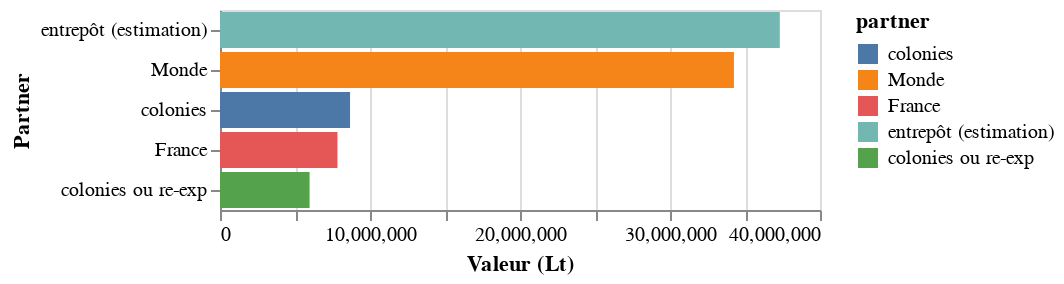

Notebook code cell kept with this figure:
### Code cell
VegaLite({
  "data": {"values": report_dk},
  "transform": [{
      "aggregate": [{
       "op": "sum",
       "field": "value",
       "as": "total_product"
      }],
      "groupby": ["partner"]
  }],
  "mark": {"type":"bar", "tooltip": {"content": "data"}},
  "encoding": {
    "x": {"field": "total_product", "type": "quantitative", "title": "Valeur (Lt)"},
    "y": {"field": "partner", "sort": "-x", "title": "Partner"},
    "color": {"field": "partner", "sort": SORT_LABELS, "type": "nominal"}
  }
})

### Figure 1 — Vega-Lite specification as saved in the notebook (floating-point values rounded to 4 significant figures)
{"data": {"values": [{"group": "export", "partner": "entrepôt (estimation)", "product": "Other threads and fabrics", "value": 5873000.0}, {"group": "export", "partner": "France", "product": "Other threads and fabrics", "value": 27060.0}, {"group": "export", "partner": "colonies ou re-exp", "product": "Other threads and fabrics", "value": 411933}, {"group": "import", "partner": "France", "product": "Other threads and fabrics", "value": 543957}, {"group": "import", "partner": "Monde", "product": "Other threads and fabrics", "value": 5767681}, {"group": "export", "partner": "entrepôt (estimation)", "product": "Crude materials, inedible, except combustibles", "value": 1857000.0}, {"group": "export", "partner": "France", "product": "Crude materials, inedible, except combustibles", "value": 1341000.0}, {"group": "export", "partner": "colonies ou re-exp", "product": "Crude materials, inedible, except combustibles", "value": 725681}, {"group": "import", "partner": "France", "product": "Crude materials, inedible, except combustibles", "value": 331600.0}, {"group": "import", "partner": "Monde", "product": "Crude materials, inedible, except combustibles", "value": 2490363}, {"group": "import", "partner": "colonies", "product": "Crude materials, inedible, except combustibles", "value": 1101518}, {"group": "export", "partner": "entrepôt (estimation)", "product": "Wool threads and fabrics", "value": 1772348}, {"group": "export", "partner": "France", "product": "Wool threads and fabrics", "value": 1376}, {"group": "export", "partner": "colonies ou re-exp", "product": "Wool threads and fabrics", "value": 71104}, {"group": "import", "partner": "France", "product": "Wool threads and fabrics", "value": 123728}, {"group": "import", "partner": "Monde", "product": "Wool threads and fabrics", "value": 1721100}, {"group": "export", "partner": "entrepôt (estimation)", "product": "Oils", "value": 567000.0}, {"group": "export", "partner": "France", "product": "Oils", "value": 23530.0}, {"group": "export", "partner": "colonies ou re-exp", "product": "Oils", "value": 14793}, {"group": "import", "partner": "France", "product": "Oils", "value": 67870.0}, {"group": "import", "partner": "Monde", "product": "Oils", "value": 537431}, {"group": "export", "partner": "entrepôt (estimation)", "product": "Other", "value": 951700.0}, {"group": "export", "partner": "France", "product": "Other", "value": 14280.0}, {"group": "export", "partner": "colonies ou re-exp", "product": "Other", "value": 8932}, {"group": "import", "partner": "France", "product": "Other", "value": 212659}, {"group": "import", "partner": "Monde", "product": "Other", "value": 760882}, {"group": "import", "partner": "colonies", "product": "Other", "value": 1353}, {"group": "export", "partner": "entrepôt (estimation)", "product": "Other industrial products", "value": 2858000.0}, {"group": "export", "partner": "France", "product": "Other industrial products", "value": 141500.0}, {"group": "export", "partner": "colonies ou re-exp", "product": "Other industrial products", "value": 313967}, {"group": "import", "partner": "France", "product": "Other industrial products", "value": 314800.0}, {"group": "import", "partner": "Monde", "product": "Other industrial products", "value": 2999118}, {"group": "export", "partner": "entrepôt (estimation)", "product": "Coton threads and fabrics", "value": 4334738}, {"group": "export", "partner": "France", "product": "Coton threads and fabrics", "value": 547605}, {"group": "export", "partner": "colonies ou re-exp", "product": "Coton threads and fabrics", "value": 49084}, {"group": "import", "partner": "France", "product": "Coton threads and fabrics", "value": 99571}, {"group": "import", "partner": "Monde", "product": "Coton threads and fabrics", "value": 4831856}, {"group": "export", "partner": "entrepôt (estimation)", "product": "Leather, wood and paper products", "value": 641900.0}, {"group": "export", "partner": "France", "product": "Leather, wood and paper products", "value": 155300.0}, {"group": "export", "partner": "colonies ou re-exp", "product": "Leather, wood and paper products", "value": 32319}, {"group": "import", "partner": "France", "product": "Leather, wood and paper products", "value": 103600.0}, {"group": "import", "partner": "Monde", "product": "Leather, wood and paper products", "value": 664528}, {"group": "import", "partner": "colonies", "product": "Leather, wood and paper products", "value": 61376}, {"group": "export", "partner": "entrepôt (estimation)", "product": "Drinks and tobacco", "value": 5326000.0}, {"group": "export", "partner": "France", "product": "Drinks and tobacco", "value": 130900.0}, {"group": "export", "partner": "colonies ou re-exp", "product": "Drinks and tobacco", "value": 439317}, {"group": "import", "partner": "France", "product": "Drinks and tobacco", "value": 1387000.0}, {"group": "import", "partner": "Monde", "product": "Drinks and tobacco", "value": 4440210}, {"group": "import", "partner": "colonies", "product": "Drinks and tobacco", "value": 68894}, {"group": "export", "partner": "entrepôt (estimation)", "product": "Chemical products", "value": 651100.0}, {"group": "export", "partner": "France", "product": "Chemical products", "value": 111000.0}, {"group": "export", "partner": "colonies ou re-exp", "product": "Chemical products", "value": 117279}, {"group": "import", "partner": "France", "product": "Chemical products", "value": 280900.0}, {"group": "import", "partner": "Monde", "product": "Chemical products", "value": 508907}, {"group": "import", "partner": "colonies", "product": "Chemical products", "value": 89556}, {"group": "export", "partner": "entrepôt (estimation)", "product": "Other foodstuffs and live animals", "value": 5726000.0}, {"group": "export", "partner": "France", "product": "Other foodstuffs and live animals", "value": 1184000.0}, {"group": "export", "partner": "colonies ou re-exp", "product": "Other foodstuffs and live animals", "value": 390372}, {"group": "import", "partner": "France", "product": "Other foodstuffs and live animals", "value": 369300.0}, {"group": "import", "partner": "Monde", "product": "Other foodstuffs and live animals", "value": 6929264}, {"group": "import", "partner": "colonies", "product": "Other foodstuffs and live animals", "value": 1736}, {"group": "export", "partner": "entrepôt (estimation)", "product": "Silk threads and fabrics", "value": 1176850}, {"group": "export", "partner": "France", "product": "Silk threads and fabrics", "value": 0}, {"group": "export", "partner": "colonies ou re-exp", "product": "Silk threads and fabrics", "value": 2100}, {"group": "import", "partner": "France", "product": "Silk threads and fabrics", "value": 218180}, {"group": "import", "partner": "Monde", "product": "Silk threads and fabrics", "value": 960770}, {"group": "export", "partner": "entrepôt (estimation)", "product": "Plantation foodstuffs", "value": 5585525}, {"group": "export", "partner": "France", "product": "Plantation foodstuffs", "value": 57275}, {"group": "export", "partner": "colonies ou re-exp", "product": "Plantation foodstuffs", "value": 3395147}, {"group": "import", "partner": "France", "product": "Plantation foodstuffs", "value": 42550}, {"group": "import", "partner": "colonies", "product": "Plantation foodstuffs", "value": 7345722}, {"group": "import", "partner": "Monde", "product": "Plantation foodstuffs", "value": 1649675}]}, "encoding": {"color": {"field": "partner", "sort": ["colonies", "Monde", "France", "Fraude ?", "Re-exp ou fraude"], "type": "nominal"}, "x": {"field": "total_product", "title": "Valeur (Lt)", "type": "quantitative"}, "y": {"field": "partner", "sort": "-x", "title": "Partner"}}, "mark": {"tooltip": {"content": "data"}, "type": "bar"}, "transform": [{"aggregate": [{"as": "total_product", "field": "value", "op": "sum"}], "groupby": ["partner"]}]}
